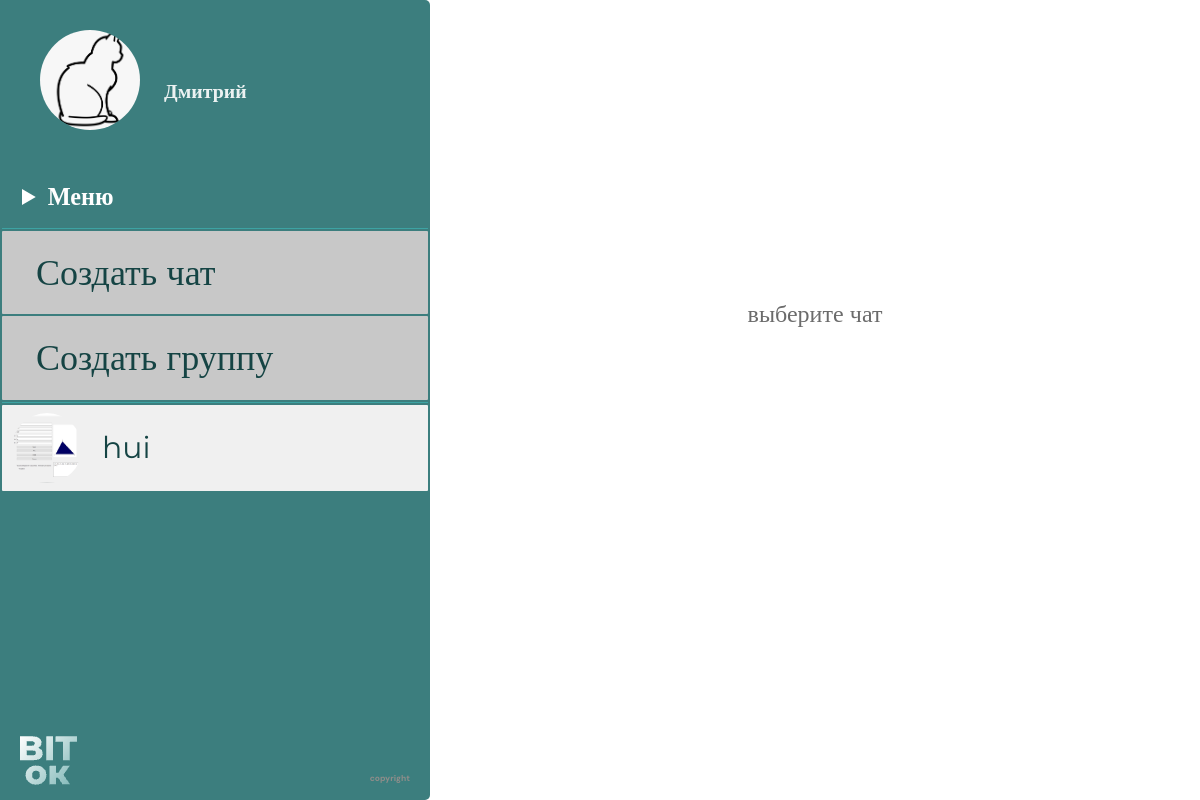
/chats (signed in), run on an earlier commit of the app's database.
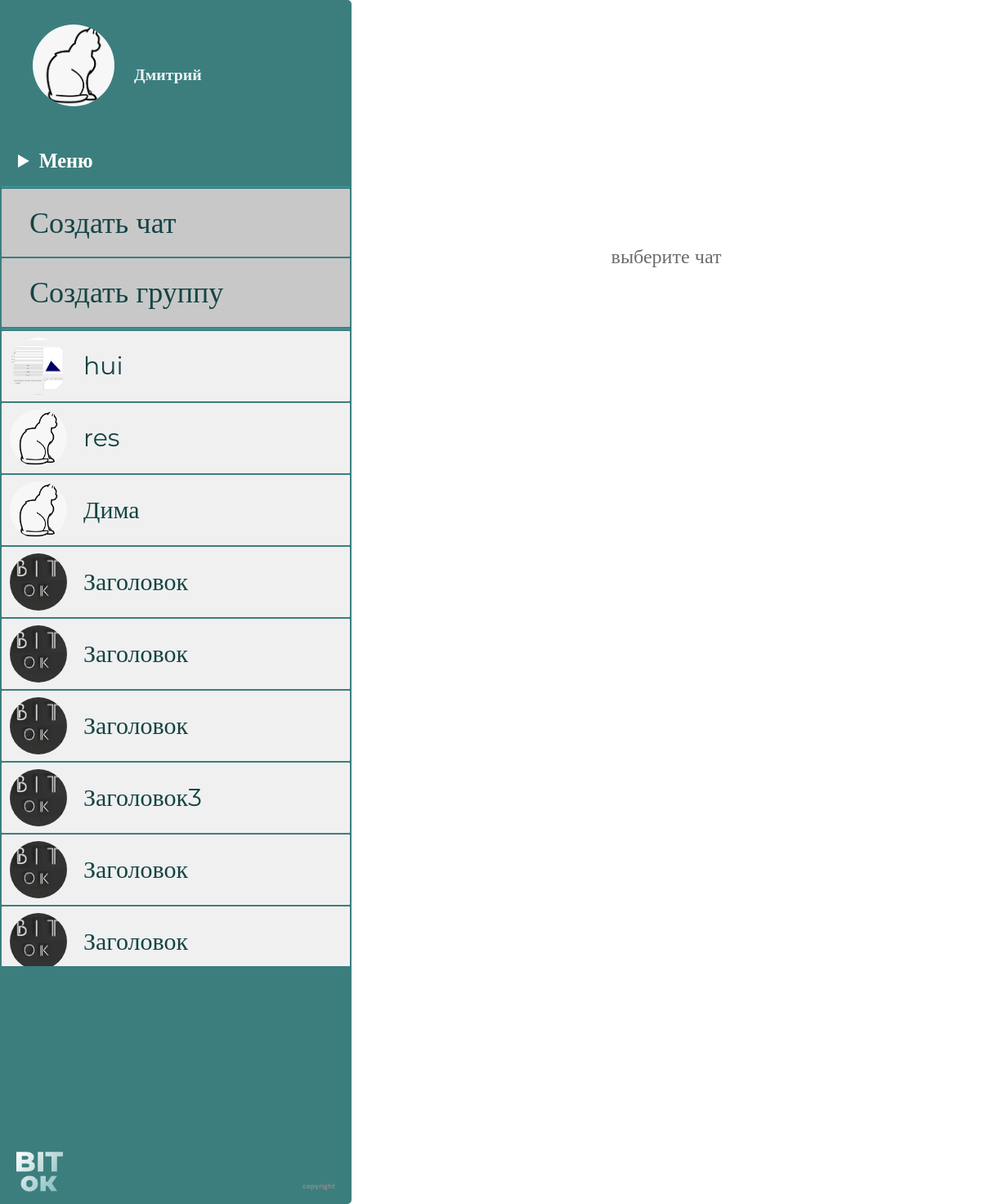
And on a later commit of the database.
### data/user.py (models this page shows, shortened)
class User(SqlAlchemyBase, UserMixin):
    __tablename__ = 'user'
    id = sqlalchemy.Column(sqlalchemy.Integer,
                           primary_key=True, autoincrement=True)
    name = sqlalchemy.Column(sqlalchemy.String, nullable=True)
    email = sqlalchemy.Column(sqlalchemy.String,
                              index=True, unique=True, nullable=True)
    hashed_password = sqlalchemy.Column(sqlalchemy.String, nullable=True)
    publications = sqlalchemy.Column(sqlalchemy.String, nullable=True)
    friends = sqlalchemy.Column(sqlalchemy.String, nullable=True)
    potential_friends = sqlalchemy.Column(sqlalchemy.String, nullable=True)
    photo = sqlalchemy.Column(sqlalchemy.String)
    messages = sqlalchemy.Column(sqlalchemy.String)
    messages_bad = sqlalchemy.Column(sqlalchemy.String)
    about = sqlalchemy.Column(sqlalchemy.String)
    form = sqlalchemy.Column(sqlalchemy.String)
    informal_name = sqlalchemy.Column(sqlalchemy.Integer)
    role = sqlalchemy.Column(sqlalchemy.Integer)
    chats = sqlalchemy.Column(sqlalchemy.String)
    idstr = sqlalchemy.Column(sqlalchemy.String)
    current_form = sqlalchemy.Column(sqlalchemy.String)

### data/private_chat.py (models this page shows)
class PrivateChat(SqlAlchemyBase):
    __tablename__ = 'privatechat'
    id = sqlalchemy.Column(sqlalchemy.Integer,
                           primary_key=True, autoincrement=True)
    name1 = sqlalchemy.Column(sqlalchemy.String)
    name2 = sqlalchemy.Column(sqlalchemy.String)
    user1 = sqlalchemy.Column(sqlalchemy.Integer)
    user2 = sqlalchemy.Column(sqlalchemy.Integer)
    photo1 = sqlalchemy.Column(sqlalchemy.String)
    photo2 = sqlalchemy.Column(sqlalchemy.String)

### data/chat.py (models this page shows)
class Chat(SqlAlchemyBase):
    __tablename__ = 'chat'
    id = sqlalchemy.Column(sqlalchemy.Integer,
                           primary_key=True, autoincrement=True)
    name = sqlalchemy.Column(sqlalchemy.String, nullable=True)
    admin = sqlalchemy.Column(sqlalchemy.Integer)
    photo = sqlalchemy.Column(sqlalchemy.String)
    peoples = sqlalchemy.Column(sqlalchemy.String)
    count_peoples = sqlalchemy.Column(sqlalchemy.Integer)

### main.py (the view)
@app.route('/chats')
def chats():
    data = db_sess.query(Chat).filter(Chat.peoples.like(f'%{current_user.id}%')).all()
    data2 = db_sess.query(PrivateChat).filter(
        or_(PrivateChat.user2 == current_user.id, PrivateChat.user1 == current_user.id)).all()
    return render_template('chats.html', title='Группы', data=data, data2=data2)

### data/db_session.py (called while the page is built)
def create_session() -> Session:
    global __factory
    return __factory()

### main.py (called while the page is built)
@login_manager.user_loader
def load_teacher(user_id):
    db_sess = db_session.create_session()
    return db_sess.query(User).get(user_id)

### templates/chats.html (shortened to what this page needs)
<!DOCTYPE html>
<html lang="en">
<head>
    <link rel="stylesheet" href="../static/css/chats_style/chats_style.css">
</head>
<body>
    {% if current_user.is_authenticated %}
    <div class="site">
        <div class="site_left">
            <div class="profile">
                <div class="profile__img-wrapper">
                    <img src="/static/profile_photos/{{current_user.photo}}" alt="" class="profile__img">
                </div>
                <a href="/profile" class="profile__name" display="block">{{current_user.name}}</a>
            </div>
            <nav class="menu">
                <details class="menu__deatils-block">
                    <summary class="menu__title">Меню</summary>
                </details>
                <ul class="menu__buttons">
                    <li><a href="add_private" class="menu__link">Создать чат</a></li>
                    <li><a href="add_chat" class="menu__link">Создать группу</a></li>
                </ul>
                <ul class="menu__chats">
                    {% for item in data2%}
                    <a href="read_private_chat/{{item.id}}" class="chat" width="400">
                        {% if current_user.id == item.user1%}
                        <h2 class="chat__name">{{item.name1}}</h2>
                        <img class="chat__img" src="/static/profile_photos/{{item.photo2}}" width="70" height="70">
                        {% else %}
                        <h2 class="chat__name">{{item.name2}}</h2>
                        <img class="chat__img" src="/static/profile_photos/{{item.photo1}}" width="70" height="70">
                        {% endif %}
                    </a>
                    {% endfor %}
                    {% for item in data%}
                    <a href="read_chat/{{item.id}}" class="chat" width="400">
                        <h2 class="chat__name">{{item.name}}</h2>
                        <img class="chat__img" src="/static/chat_imgs/{{item.photo}}" width="70" height="70">
                    </a>
                    {% endfor %}
                </ul>
            </nav>
            <footer class="footer">
                <a href="/index" class="footer__logo"><img src="/static/img/logo_footer.png" alt=""></a>
                <p class="footer__copyright">copyright</p>
            </footer>
        </div>
        <div class="site_right">
            <p>выберите чат</p>
        </div>
    </div>
    {% endif %}
</body>
</html>

### static/css/chats_style/chats_style.css (style rules this page uses)
* { padding: 0; margin: 0; border: 0; }
*, *:before, *:after { box-sizing: border-box; }
nav, footer, header, aside { display: block; }
html, body { height: 100%; width: 100%; font-size: 100%; line-height: 1; font-size: 14px; -ms-text-size-adjust: 100%; -moz-text-size-adjust: 100%; -webkit-text-size-adjust: 100%; }
a, a:visited { text-decoration: none; }
ul li { list-style: none; }
img { vertical-align: top; }
h1, h2, h3, h4, h5, h6 { font-size: inherit; font-weight: 400; }
.site { display: flex; position: relative; background-color: #fff; overflow: hidden; }
.site_left { position: sticky; z-index: 100; left: 0; top: 0; width: 430px; height: 100vh; border-radius: 0px 5px 5px 0px; background: rgb(60, 126, 126); }
.site_left .profile { display: flex; gap: 24px; padding: 30px 0px 50px 40px; }
.site_left .profile__img { width: 100%; height: 100%; border-radius: 50%; }
.site_left .profile__img-wrapper { width: 100px; height: 100px; background: rgb(60, 126, 126); border-radius: 50%; }
.site_left .profile__name { color: rgba(255, 255, 255, 0.9); font-family: Montserrat; font-size: 19.89px; font-weight: 700; line-height: 120%; letter-spacing: 0%; text-align: center; padding-top: 50px; }
.site_left .menu { overflow: auto; max-height: 68vh; padding: 2px; scrollbar-color: white rgb(60, 126, 126); }
.site_left .menu__deatils-block { overflow: hidden; }
.site_left .menu__buttons { display: flex; flex-direction: column; gap: 2px; padding-top: 2px; padding-bottom: 2px; }
.site_left .menu__buttons a { background-color: #c8c8c8; }
.site_left .menu__buttons::after, .site_left .menu__buttons:before { content: ""; width: 100%; height: 1px; background: rgb(61, 163, 163); }
.site_left .menu__title { color: rgb(255, 255, 255); font-family: Montserrat; font-size: 24.27px; font-weight: 700; line-height: 120%; letter-spacing: 0%; text-align: left; margin-bottom: 15px; padding-left: 20px; cursor: pointer; }
.site_left .menu__link { display: block; border-radius: 1px; background: rgb(255, 255, 255); width: 100%; padding: 20px 34px; color: rgb(21, 68, 68); font-family: Montserrat; font-size: 36px; font-weight: 400; line-height: 120%; letter-spacing: 0%; text-align: left; }
.site_left .footer { position: absolute; left: 0; bottom: 0; display: flex; justify-content: space-between; align-items: flex-end; width: 100%; padding: 0 20px 15px 20px; }
.site_left .footer__copyright { color: rgb(142, 141, 138); font-family: "DM Sans"; font-size: 8.42px; font-weight: 800; line-height: 130%; letter-spacing: 0px; text-align: center; }
.site_right { position: absolute; top: 0; width: 100vw; padding-left: 430px; }
.site_right p { color: rgb(107, 107, 107); font-family: Montserrat; font-size: 24px; font-weight: 400; line-height: 120%; letter-spacing: 0%; text-align: center; padding-top: 300px; }
.menu__chats { display: flex; flex-direction: column; gap: 2px; }
.chat { display: block; border-radius: 1px; background: rgb(240, 240, 240); display: flex; flex-direction: row-reverse; justify-content: start; align-items: center; gap: 20px; padding: 8px 10px; }
.chat__name { color: rgb(21, 68, 68); font-family: Montserrat; font-size: 30px; font-weight: 400; line-height: 120%; text-align: left; }
.chat__img { border-radius: 50%; }

What changed in the data, as far as the page shows it:
added PrivateChat: name2 "res", photo1 (picture)
added PrivateChat: name1 "Дима", photo2 (picture)
added Chat: name "Заголовок", photo (picture)
added Chat: name "Заголовок", photo (picture)
added Chat: name "Заголовок", photo (picture)
added Chat: name "Заголовок3", photo (picture)
added Chat: name "Заголовок", photo (picture)
added Chat: name "Заголовок", photo (picture)
